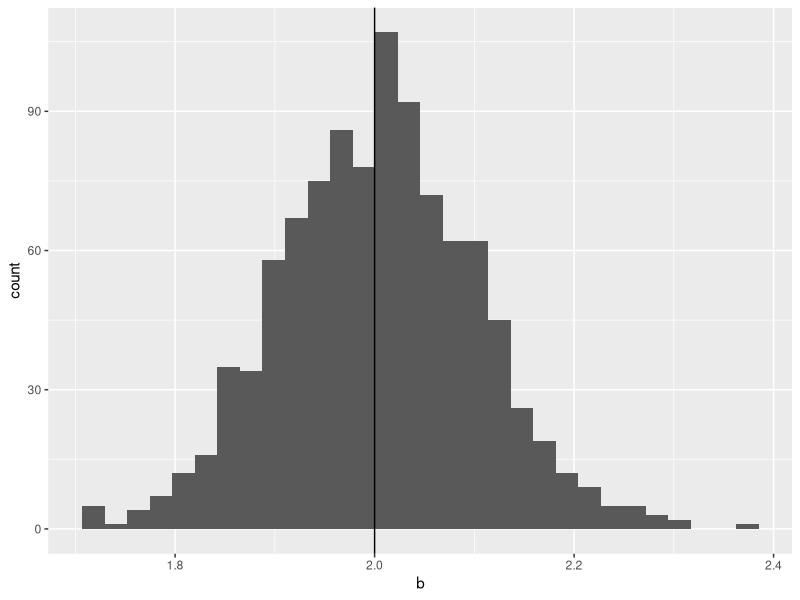
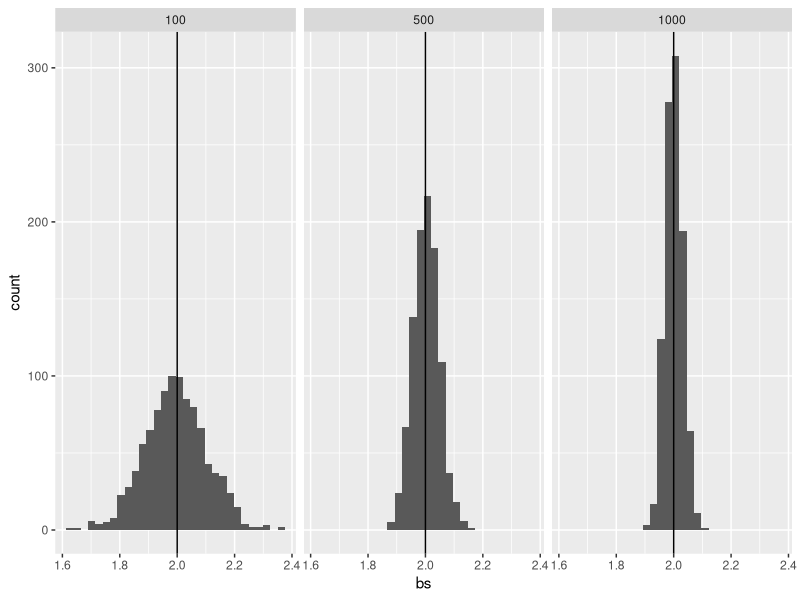

Source code (R) for these figures, in order:
## ---- chunk 1
knitr::knit_hooks$set(purl = knitr::hook_purl)
knitr::opts_chunk$set(echo = TRUE)
## ---- chunk 2
#| output-location: slide
library(tidyverse)
b <- rep(0,100)
for (i in 1:1000) {
  x <- rnorm(100)
  e <- rnorm(100)
  y <- 1 + 2*x + e
  b[i] <- lm(y ~ x)$coef[2]
}
ggplot() + geom_histogram(aes(b)) + geom_vline(xintercept=2)
## ---- chunk 3
#| output-location: slide
runreg <- function(n) {
  x <- rnorm(n)
  y <- 1 + 2*x + rnorm(n)
  b <- lm(y ~ x)$coef[2]
}
b1 <- rep(0,1000)
b2 <- b1
b3 <- b1
for (i in 1:1000) {
  b1[i] <- runreg(100)
  b2[i] <- runreg(500)
  b3[i] <- runreg(1000)
}
bs <- c(b1, b2, b3)
n <- c(rep(100, 1000), rep(500, 1000), rep(1000, 1000))
df <- data.frame(bs, n)
ggplot(df, aes(bs)) + 
  geom_histogram() + geom_vline(xintercept=2) + facet_wrap(n ~ .)
## ---- chunk 4
galt <- read_csv("galton.csv")
summary(galt)
## ---- chunk 5
galton_model <- lm(child ~ parent, data=galt)
summary(galton_model)
